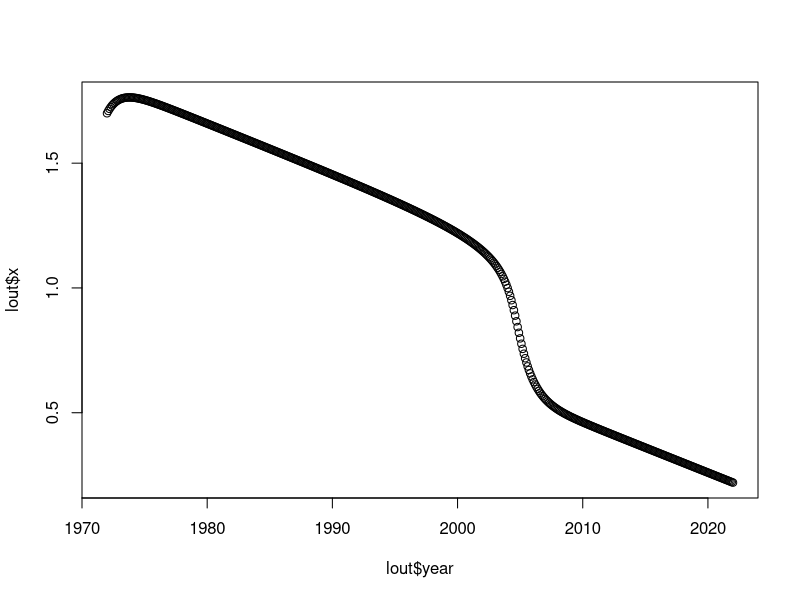

Source code (R):
library(deSolve)


#create artificial timeseries
times <- seq(0, 50, by = 0.1)
signal <- as.data.frame(list(times = times, import = rep(0, length(times))))
signal$import <- ifelse((trunc(signal$times) %% 2 == 0), 0, 1)
signal$import=-0.02*signal$times+1.2
signal[8:12,]


         
#Create the interpolating function, using approxfun        
input <- approxfun(signal, rule = 2)
#input(seq(from = 0.98, to = 1.01, by = 0.005))

#Use interpolation function in ODE function
SPCmod <- function(t, x, parms) {
 with(as.list(c(parms, x)), {
 import <- input(t)
  a <- import
  dx=((r*x^p)/(x^p+h^p)+a-b*x)
  res <- c(dx)
  list(res, signal = import)
  })
}

#parameters
a= 0.64254962
#a=.779
p=12
h=1.0
r=.6
b=1.0
sigma=0.05
start=1.7
#start=0.83


parms <- c(a = a, p =p, h = h, r = r, b = b)
xstart <- c(x=start)
out <- ode(y = xstart, times = times, func = SPCmod, parms)

lout=as.data.frame(out)
lout$year=lout$time+1972
plot(y=lout$x, x=lout$year)
